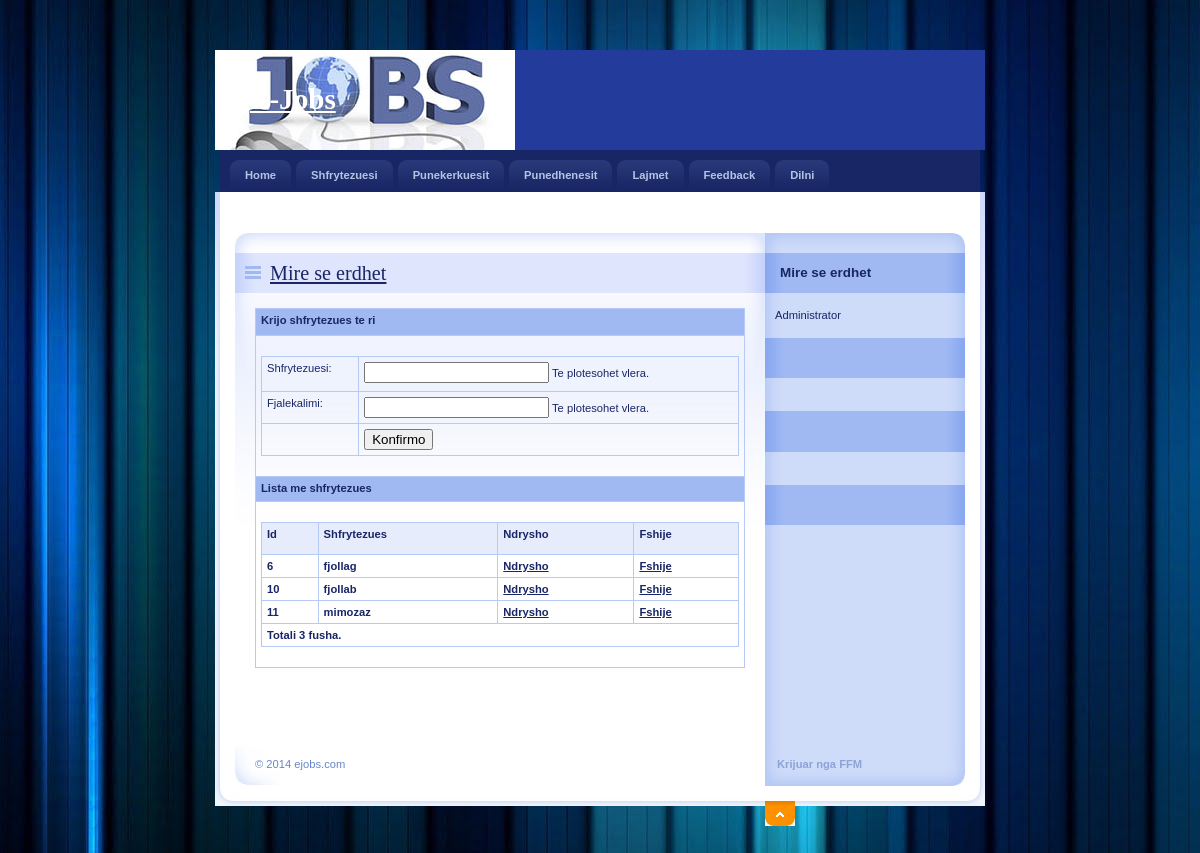
/Admin/User.php, run on the app's committed database.
### tables this page shows
CREATE TABLE IF NOT EXISTS `shfrytezuesit` (
  `UserId` int(11) NOT NULL AUTO_INCREMENT,
  `UserName` varchar(20) NOT NULL,
  `Password` varchar(20) NOT NULL,
  PRIMARY KEY (`UserId`)
);

### Admin/User.php (the view, shortened to what this page needs)
<head>
    <link rel="stylesheet" media="screen,projection" type="text/css" href="./css/main.css" />
</head>
<body id="www-url-cz">
<div id="main" class="box">
<?php
include "Header.php"
?>
<?php
include "Menyja.php"
?>
    <div id="page" class="box">
    <div id="page-in" class="box">
        <div id="strip" class="box noprint">
            <p id="breadcrumbs">&nbsp;</p>
        </div>
        <div id="content">
            <div class="article">
              <h2><span><a href="#">Mire se erdhet</a></span></h2>
                  <table width="100%" border="0" cellspacing="0" cellpadding="0">
        <tr>
          <td height="27" bgcolor="#A0B9F3"><strong>Krijo shfrytezues te ri</strong></td>
        </tr>
        <tr>
          <td height="26"><form id="form1" name="form1" method="post" action="ShtoUser.php">
            <table width="100%" height="95" border="0" cellpadding="0" cellspacing="0">
              <tr>
                <td height="35"><span class="style10">Shfrytezuesi:</span></td>
                <td><span id="sprytextfield1">
                  <label>
                  <input type="text" name="txtUserName" id="txtUserName" />
                  </label>
                  <span class="textfieldRequiredMsg">Te plotesohet vlera.</span></span></td>
              </tr>
              <tr>
                <td><span class="style10">Fjalekalimi:</span></td>
                <td><span id="sprytextfield2">
                  <label>
                  <input type="password" name="txtPassword" id="txtPassword" />
                  </label>
                  <span class="textfieldRequiredMsg">Te plotesohet vlera.</span></span></td>
              </tr>
              <tr>
                <td>&nbsp;</td>
                <td><label>
                  <input type="submit" name="button" id="button" value="Konfirmo" />
                </label></td>
              </tr>
            </table>
                    </form>            </td>
        </tr>
        <tr>
          <td height="25" bgcolor="#A0B9F3"><strong>Lista me shfrytezues</strong></td>
        </tr>
        <tr>
          <td>
          <table width="100%" border="1" bordercolor="#1CB5F1" >
<tr>
<th height="32" bgcolor="#1CB5F1" class="style3"><div align="left" class="style9 style5"><strong>Id</strong></div></th>
<th bgcolor="#1CB5F1" class="style3"><div align="left" class="style9 style5"><strong>Shfrytezues</strong></div></th>
<th bgcolor="#1CB5F1" class="style3"><div align="left" class="style9 style5"><strong>Ndrysho</strong></div></th>
<th bgcolor="#1CB5F1" class="style3"><div align="left" class="style12">Fshije</div></th>
</tr>
<?php
$con = mysql_connect("localhost","root","123456");
$sql = "select * from shfrytezuesit";
$result = mysql_query($sql,$con);
while($row = mysql_fetch_array($result))
{
$Id=$row['UserId'];
$Shfrytezuesi=$row['UserName'];
?>
<tr>
<td class="style3"><div align="left" class="style9 style5"><strong><?php echo $Id;?></strong></div></td>
<td class="style3"><div align="left" class="style9 style5"><strong><?php echo $Shfrytezuesi;?></strong></div></td>
<td class="style3"><div align="left" class="style9 style5"><strong><a href="EditoUser.php?UserId=<?php echo $Id;?>">Ndrysho</a></strong></div></td>
<td class="style3"><div align="left" class="style9 style5"><strong><a href="FshiUser.php?UserId=<?php echo $Id;?>">Fshije</a></strong></div></td>
</tr>
<?php
}
$records = mysql_num_rows($result);
?>
<tr>
<td colspan="4" class="style3"><div align="left" class="style12"><?php  $a=array($records, "."); echo "Totali ".$a[0]." fusha".$a[1]; ?> </div></td>
</tr>
</table>
          </td>
        </tr>
      </table>
              <p class="btn-more box noprint">&nbsp;</p>
          </div>
        </div>
<?php
include "Aside.php"
?>
    </div>
    </div>
<?php
include "footer.php"
?>
</div>
</body>
</html>

### Admin/css/main.css (style rules this page uses)
* { min-height:1px; }
body { border:0; margin:0; padding:0; background:#233C9B url("../design/3.jpg"); font:70%/160% "verdana",sans-serif; color:#192666; _text-align:center; }
a { color:#192666; }
p { border:0; margin:15px 0; padding:0; }
div { display:block; border:0; margin:0; padding:0; }
h1, h2, h3, h4, h5 { border:0; margin:15px 0 10px 0; padding:0; font-weight:bold; }
h2 { font-size:180%; line-height:100%; font-family:"georgia",serif; font-weight:normal; }
table { display:table; border-collapse:collapse; margin:15px 0; padding:0; border:1px solid #B7CAF6; font-size:100%; }
tr { display:table-row; }
th, td { display: table-cell; border:1px solid #B7CAF6; margin:0; padding:5px; vertical-align:top; text-align:left; }
th { background:#E7ECFD; text-align:center; color:#192666; font-weight:bold; }
form { border:0; margin:0; padding:0; }
a, img, span { border:0; margin:0; padding:0; }
strong, .strong { font-weight:bold; }
.box { min-height:1px; _height:1px; }
.box:after { content:"."; display:block; line-height:0px; font-size:0px; visibility:hidden; clear:both; }
#main { width:770px; margin:50px auto 0 auto; _text-align:left; }
#page { width:770px; min-height:1px; background:#FFF url("../design/bg_page.gif") 0 0 repeat-y; _height:1px; }
#page-in { min-height:1px; padding:10px 0; background:url("../design/bg_page_in.jpg") 0 0 no-repeat; _height:1px; }
#strip { position:relative; clear:both; padding:3px 20px 10px 20px; color:#6182D1; }
#strip p { margin:0; }
#strip #breadcrumbs { width:520px; margin:0; padding:0; }
#content { float:left; width:530px; _width:550px; margin:0; padding:0 0 0 20px; }
#content .article { clear:both; margin:0; padding:20px; background:url("../design/content_article_bg.jpg") 0 0 no-repeat; }
#content .article h2 { margin:0 -20px; padding:10px; background:#DEE5FD url("../design/content_title_bg.gif") 0 0 repeat-y; color:#192666; }
#content .article h2 span { background:url("../design/ico_list.gif") 0 50% no-repeat; padding-left:25px; }
#content .article p { text-align:justify; }
#content .btn-more { margin:0 0 15px 0; padding:0; border:0; position:relative; }

### Admin/User.php (style rules this page uses)
.style3 { font-weight: bold }

### data on the page
shfrytezuesit: UserId "6", UserName "fjollag"
shfrytezuesit: UserId "10", UserName "fjollab"
shfrytezuesit: UserId "11", UserName "mimozaz"

### other printed values
$a[0] "3"
$a[1] "."
